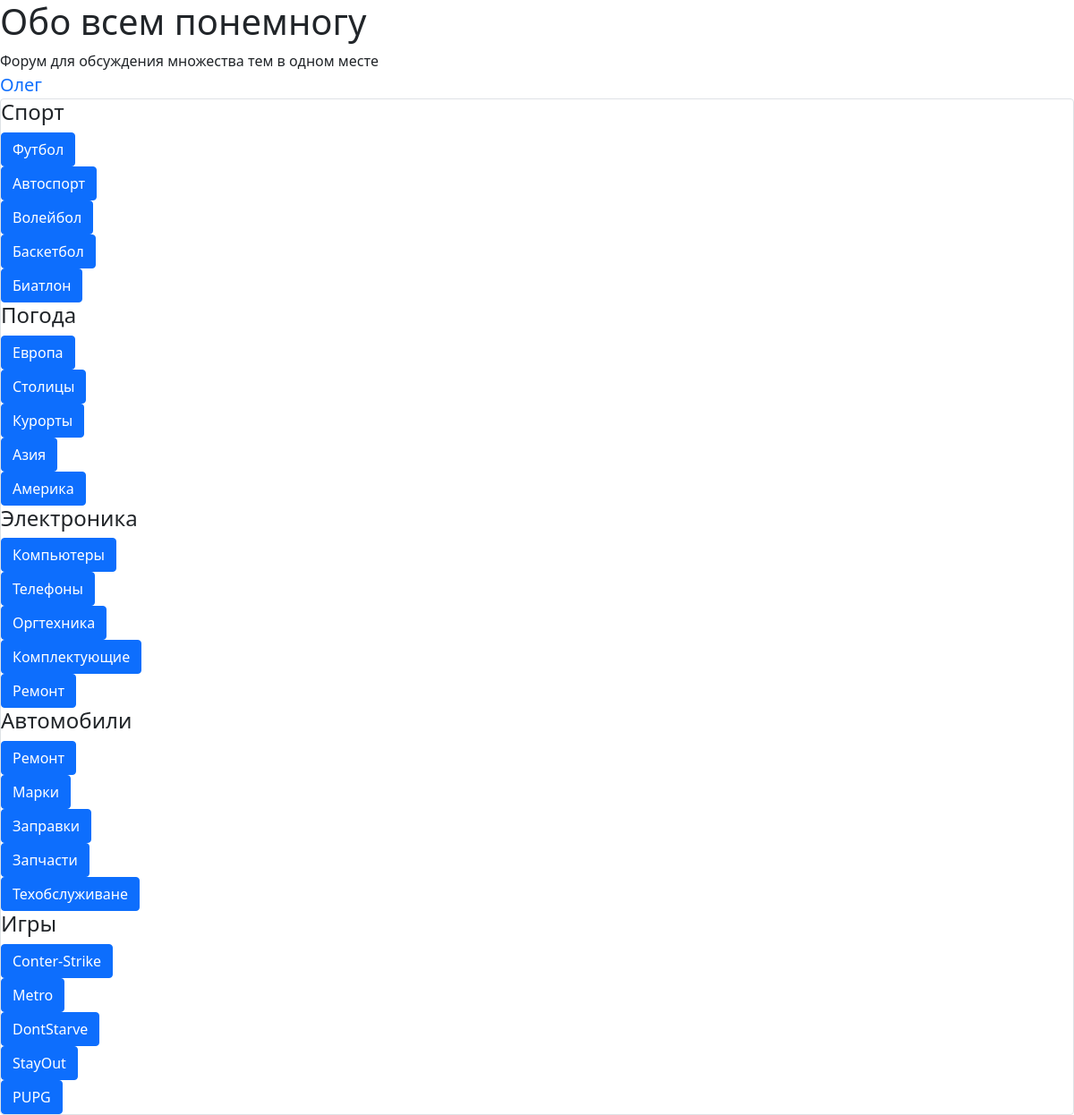
The app's page / (signed in) with its own data.
### data/user.py (models this page shows, shortened)
class User(SqlAlchemyBase, UserMixin):
    __tablename__ = 'user'
    id = sqlalchemy.Column(sqlalchemy.Integer, primary_key=True, autoincrement=True)
    name = sqlalchemy.Column(sqlalchemy.String, nullable=True)
    email = sqlalchemy.Column(sqlalchemy.String, index=True, unique=True, nullable=True)
    photo = sqlalchemy.Column(sqlalchemy.String, nullable=True)
    hashed_password = sqlalchemy.Column(sqlalchemy.String, nullable=True)
    modified_date = sqlalchemy.Column(sqlalchemy.DateTime, default=datetime.datetime.now)
    topic = orm.relation("Topic", back_populates='user')
    message = orm.relation("Message", back_populates='user')

### data/category.py (models this page shows)
class Category(SqlAlchemyBase):
    __tablename__ = 'category'
    id = sqlalchemy.Column(sqlalchemy.Integer, primary_key=True, autoincrement=True)
    name = sqlalchemy.Column(sqlalchemy.String, nullable=True)
    subcategory = orm.relation("Subcategory", back_populates='category')

### data/subcategory.py (models this page shows)
class Subcategory(SqlAlchemyBase):
    __tablename__ = 'subcategory'
    id = sqlalchemy.Column(sqlalchemy.Integer, primary_key=True, autoincrement=True)
    name = sqlalchemy.Column(sqlalchemy.String, nullable=True)
    category_id = sqlalchemy.Column(sqlalchemy.Integer, sqlalchemy.ForeignKey("category.id"))
    category = orm.relation('Category')
    topic = orm.relation("Topic", back_populates='subcategory')

### main.py (the view)
@app.route("/")
def index():
    db_sess = db_session.create_session()
    category = db_sess.query(Category)
    subcategory = db_sess.query(Subcategory)
    return render_template("index.html", category=category, subcategory=subcategory)

### data/db_session.py (called while the page is built)
def create_session() -> Session:
    global __factory
    return __factory()

### main.py (called while the page is built)
@login_manager.user_loader
def load_user(user_id):
    db_sess = db_session.create_session()
    return db_sess.query(User).get(user_id)

### templates/index.html (shortened to what this page needs)
<!DOCTYPE html>
<html lang="en">
    <head>
                    <link rel="stylesheet"
                    href="https://cdn.jsdelivr.net/npm/bootstrap@5.0.0-beta1/dist/css/bootstrap.min.css"
>
    </head>
    <body>
        <h1>Обо всем понемногу</h1>
        Форум для обсуждения множества тем в одном месте<br>
        {% if current_user.is_authenticated %}
            <a class="navbar-brand" href="/logout">{{ current_user.name }}</a>
        {% else %}
        <p>
            <a class="btn btn-primary " href="/register">Зарегистрироваться</a>
            <a class="btn btn-success" href="/login">Войти</a>
         </p>
        {% endif %}
        <div class="col-md6 border rounded">
        {% for i in category%}
            <h4>{{i.name}}</h4>
            {% for j in subcategory%}
                {% if i.id == j.category_id %}
                    <div>
                        <a class="btn btn-primary " href=subcategory/{{j.name}}>{{j.name}}</a>
                    </div>
                {% endif %}
            {% endfor %}
        {% endfor %}
        </div>
    </body>
</html>

### records on screen
User: name "Олег"
Category: name "Спорт"
Subcategory: name "Футбол"
Subcategory: name "Автоспорт"
Subcategory: name "Волейбол"
Subcategory: name "Баскетбол"
Subcategory: name "Биатлон"
Category: name "Погода"
Subcategory: name "Европа"
Subcategory: name "Столицы"
Subcategory: name "Курорты"
Subcategory: name "Азия"
Subcategory: name "Америка"
Category: name "Электроника"
Subcategory: name "Компьютеры"
Subcategory: name "Телефоны"
Subcategory: name "Оргтехника"
Subcategory: name "Комплектующие"
Subcategory: name "Ремонт"
Category: name "Автомобили"
Subcategory: name "Ремонт"
Subcategory: name "Марки"
Subcategory: name "Заправки"
Subcategory: name "Запчасти"
Subcategory: name "Техобслуживане"
Category: name "Игры"
Subcategory: name "Conter-Strike"
Subcategory: name "Metro"
Subcategory: name "DontStarve"
Subcategory: name "StayOut"
Subcategory: name "PUPG"
